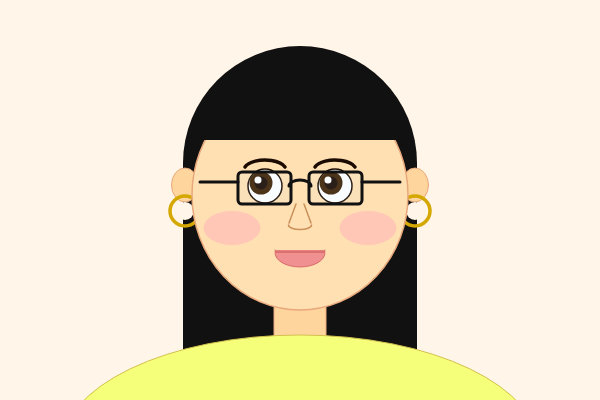
Frame 1 (no input)
Frame 60 (no input): identical to frame 1, image omitted
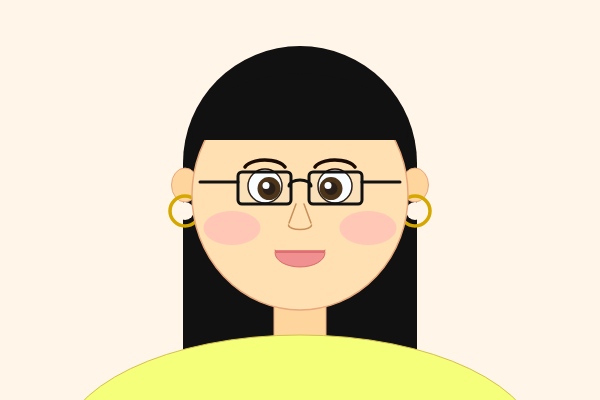
Frame 120 (the mouse pressed at the canvas centre since frame 60)

The p5.js sketch that drew these frames (run headless with seeded random() and noise() and a simulated clock; from frame 60 on, the mouse is pressed at the canvas centre):

// p5.js sketch
// ── sketch.js
let offsetY = 0;
let offsetX = 0;
let blinkTimer = 0;
let blushAlpha = 140;

function setup() {
  createCanvas(600, 400);
}
function draw() {
  offsetY = 0;
  offsetX = 0;
  if (keyIsDown(UP_ARROW))    offsetY = -18;
  if (keyIsDown(DOWN_ARROW))  offsetY = 10;
  if (keyIsDown(LEFT_ARROW))  offsetX = -15;
  if (keyIsDown(RIGHT_ARROW)) offsetX = 15;

  if (keyIsDown(32)) {
    blushAlpha = 230;
  } else {
    blushAlpha = 140;
  }

  if (blinkTimer > 0) blinkTimer--;

  let ox = offsetX;
  let oy = offsetY;

  let ldx = constrain((mouseX - (265+ox)) * 0.18, -4, 4);
  let ldy = constrain((mouseY - (186+oy)) * 0.18, -3, 3);
  let rdx = constrain((mouseX - (335+ox)) * 0.18, -4, 4);
  let rdy = constrain((mouseY - (186+oy)) * 0.18, -3, 3);

  background(255, 245, 232);

  fill(17, 17, 17);
  noStroke();
  ellipse(300+ox, 163+oy, 234, 234);
  rect(183+ox, 163+oy, 234, 260);

  fill(255, 213, 158);
  stroke(232, 168, 124);
  strokeWeight(1);
  rect(274+ox, 296+oy, 52, 62, 6);

  fill(255, 213, 158);
  stroke(232, 168, 124);
  strokeWeight(1);
  ellipse(185+ox, 185+oy, 27, 34);
  ellipse(415+ox, 185+oy, 27, 34);

  noFill();
  stroke(212, 168, 0);
  strokeWeight(3.5);
  ellipse(185+ox, 211+oy, 30, 30);
  ellipse(415+ox, 211+oy, 30, 30);
  fill(255, 245, 232);
  noStroke();
  ellipse(185+ox, 211+oy, 18, 18);
  ellipse(415+ox, 211+oy, 18, 18);

  fill(255, 224, 178);
  stroke(232, 168, 124);
  strokeWeight(1.5);
  ellipse(300+ox, 195+oy, 216, 230);

  fill(17, 17, 17);
  noStroke();
  arc(300+ox, 140+oy, 216, 133, PI, TWO_PI);

  fill(255);
  stroke(26, 10, 0);
  strokeWeight(1.5);
  ellipse(265+ox, 186+oy, 34, 34);
  if (blinkTimer == 0) {
    fill(61, 32, 0);
    noStroke();
    ellipse(265+ox+ldx, 186+oy+ldy, 23, 23);
    fill(26, 10, 0);
    ellipse(265+ox+ldx, 186+oy+ldy, 13, 13);
    fill(255);
    ellipse(262+ox+ldx, 183+oy+ldy, 7, 7);
  } else {
    fill(255, 224, 178);
    noStroke();
    ellipse(265+ox, 186+oy, 34, 10);
    stroke(26, 10, 0);
    strokeWeight(2);
    noFill();
    line(251+ox, 186+oy, 279+ox, 186+oy);
  }
  noFill();
  stroke(26, 10, 0);
  strokeWeight(3.5);
  arc(265+ox, 170+oy, 42, 20, PI+0.15, TWO_PI-0.15);

  fill(255);
  stroke(26, 10, 0);
  strokeWeight(1.5);
  ellipse(335+ox, 186+oy, 34, 34);
  if (blinkTimer == 0) {
    fill(61, 32, 0);
    noStroke();
    ellipse(335+ox+rdx, 186+oy+rdy, 23, 23);
    fill(26, 10, 0);
    ellipse(335+ox+rdx, 186+oy+rdy, 13, 13);
    fill(255);
    ellipse(332+ox+rdx, 183+oy+rdy, 7, 7);
  } else {
    fill(255, 224, 178);
    noStroke();
    ellipse(335+ox, 186+oy, 34, 10);
    stroke(26, 10, 0);
    strokeWeight(2);
    noFill();
    line(321+ox, 186+oy, 349+ox, 186+oy);
  }
  noFill();
  stroke(26, 10, 0);
  strokeWeight(3.5);
  arc(335+ox, 170+oy, 42, 20, PI+0.15, TWO_PI-0.15);

  noStroke();
  fill(255, 179, 186, blushAlpha);
  ellipse(232+ox, 228+oy, 57, 34);
  ellipse(368+ox, 228+oy, 57, 34);

  noFill();
  stroke(200, 144, 90);
  strokeWeight(1.5);
  line(296+ox, 204+oy, 289+ox, 223+oy);
  line(304+ox, 204+oy, 311+ox, 223+oy);
  arc(300+ox, 225+oy, 23, 9, 0, PI);

  fill(232, 128, 128);
  stroke(208, 96, 96);
  strokeWeight(0.8);
  arc(300+ox, 250+oy, 50, 20, 0, PI);
  fill(240, 144, 144);
  arc(300+ox, 253+oy, 50, 28, 0, PI);
  noFill();
  stroke(208, 96, 96);
  strokeWeight(1);
  line(275+ox, 252+oy, 325+ox, 252+oy);

  fill(200, 230, 255, 25);
  stroke(17, 17, 17);
  strokeWeight(3);
  rect(238+ox, 172+oy, 53, 32, 4);
  rect(309+ox, 172+oy, 53, 32, 4);
  noFill();
  arc(300+ox, 186+oy, 22, 12, PI, TWO_PI);
  line(238+ox, 182+oy, 200+ox, 182+oy);
  line(362+ox, 182+oy, 400+ox, 182+oy);

  fill(245, 255, 122);
  stroke(212, 192, 80);
  strokeWeight(1);
  arc(300+ox, 450+oy, 480, 230, PI, TWO_PI);
}

function mousePressed() {
  blinkTimer = 18;
}
